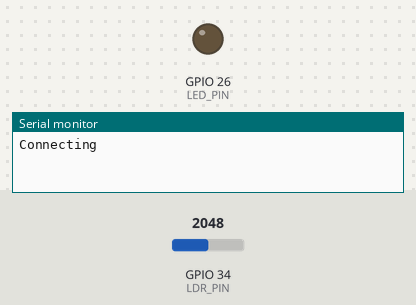
The sketch below on a simulated ESP32. Shown: output pins drawn as LEDs (lit = HIGH), the last lines printed to the serial monitor. The inputs (shaded band) are chosen by the test bench; at power-on: GPIO 34 (LDR_PIN) = 2048. WiFi joins after 1.5 s; servers stay silent unless stated.

Above: at 0.1 s.
At 1.9 s:
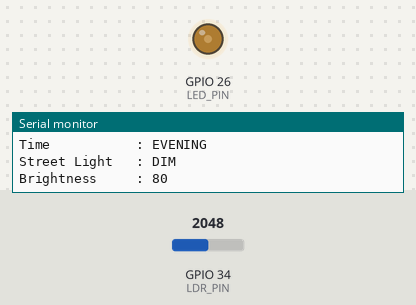
Timing chart, 0 to 3.4 s (numbered marks = the images above):
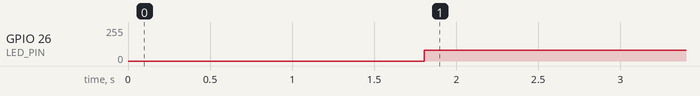

Measured:
- by itself, GPIO 26 (LED_PIN): 0/255 → 80/255 at 1.8 s

The sketch:

SmartStreetLightSystem.ino
```cpp
#define BLYNK_TEMPLATE_ID "YOUR_BLYNK_TEMPLATE_ID"
#define BLYNK_TEMPLATE_NAME "Smart Street Light"
#define BLYNK_AUTH_TOKEN "4AyB17v36qX4V1DbPEBpU15xAgVTUX0o"

#define BLYNK_PRINT Serial

#include <WiFi.h>
#include <BlynkSimpleEsp32.h>
#include <ThingSpeak.h>

//---------------- WiFi ----------------//
char ssid[] = "YOUR_WIFI_NAME";
char pass[] = "YOUR_WIFI_PASSWORD";

//---------------- ThingSpeak ----------------//
unsigned long channelID = 3330664;
const char *writeAPIKey = "I0RE01BR7XM059T6";

WiFiClient client;

//---------------- Pins ----------------//
#define LDR_PIN 34
#define LED_PIN 26

//---------------- Variables ----------------//
int ldrValue = 0;
int manualMode = 0;      // V0
int manualState = 0;     // V1
int brightness = 255;    // V2 slider

// PWM
const int pwmChannel = 0;
const int pwmFreq = 5000;
const int pwmResolution = 8;

//------------------------------------------------
// BLYNK
//------------------------------------------------

BLYNK_WRITE(V0)
{
  manualMode = param.asInt();
}

BLYNK_WRITE(V1)
{
  manualState = param.asInt();
}

BLYNK_WRITE(V2)
{
  brightness = param.asInt();
}

//------------------------------------------------

void setup()
{
  Serial.begin(115200);

  ledcSetup(pwmChannel, pwmFreq, pwmResolution);
  ledcAttachPin(LED_PIN, pwmChannel);

  WiFi.begin(ssid, pass);

  Serial.print("Connecting");

  while (WiFi.status() != WL_CONNECTED)
  {
    delay(500);
    Serial.print(".");
  }

  Serial.println("\nWiFi Connected");

  Blynk.begin(BLYNK_AUTH_TOKEN, ssid, pass);

  ThingSpeak.begin(client);
}

//------------------------------------------------

void loop()
{
  Blynk.run();

  ldrValue = analogRead(LDR_PIN);

  int outputBrightness = 0;
  String period = "";
  String lightStatus = "";

  //---------------- AUTO MODE ----------------//

  if (manualMode == 0)
  {

    if (ldrValue > 3200)
    {
      outputBrightness = 0;
      period = "DAY";
      lightStatus = "OFF";
    }

    else if (ldrValue > 1800)
    {
      outputBrightness = 80;
      period = "EVENING";
      lightStatus = "DIM";
    }

    else
    {
      outputBrightness = 255;
      period = "NIGHT";
      lightStatus = "BRIGHT";
    }
  }

  //---------------- MANUAL MODE ----------------//

  else
  {
    if (manualState == 1)
    {
      outputBrightness = brightness;
      period = "MANUAL";
      lightStatus = "ON";
    }
    else
    {
      outputBrightness = 0;
      period = "MANUAL";
      lightStatus = "OFF";
    }
  }

  //---------------- LED ----------------//

  ledcWrite(pwmChannel, outputBrightness);

  //---------------- SERIAL ----------------//

  Serial.println("--------------------------------");

  Serial.print("LDR Value      : ");
  Serial.println(ldrValue);

  Serial.print("Mode           : ");
  if (manualMode == 0)
    Serial.println("AUTO");
  else
    Serial.println("MANUAL");

  Serial.print("Time           : ");
  Serial.println(period);

  Serial.print("Street Light   : ");
  Serial.println(lightStatus);

  Serial.print("Brightness     : ");
  Serial.println(outputBrightness);

  //---------------- BLYNK ----------------//

  Blynk.virtualWrite(V3, ldrValue);
  Blynk.virtualWrite(V4, outputBrightness);
  Blynk.virtualWrite(V5, period);
  Blynk.virtualWrite(V6, lightStatus);

  //---------------- THINGSPEAK ----------------//

  ThingSpeak.setField(1, ldrValue);
  ThingSpeak.setField(2, outputBrightness);

  ThingSpeak.writeFields(channelID, writeAPIKey);

  delay(15000);     // ThingSpeak limit
}
```
